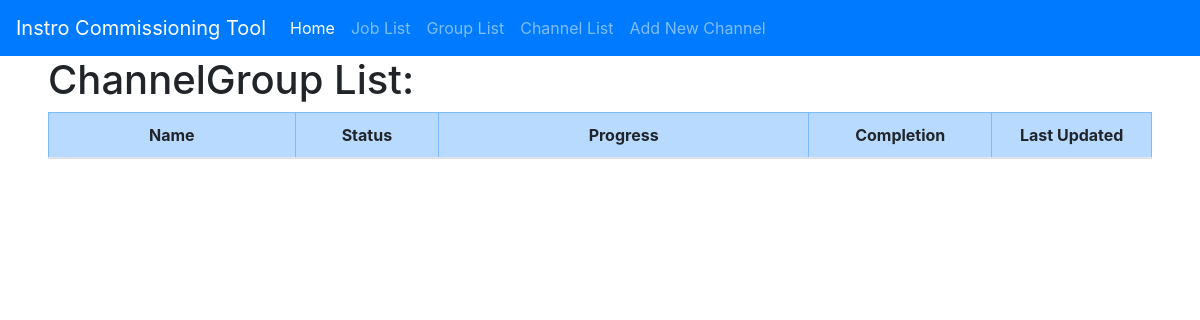
The page /group_list on the database as committed earlier.
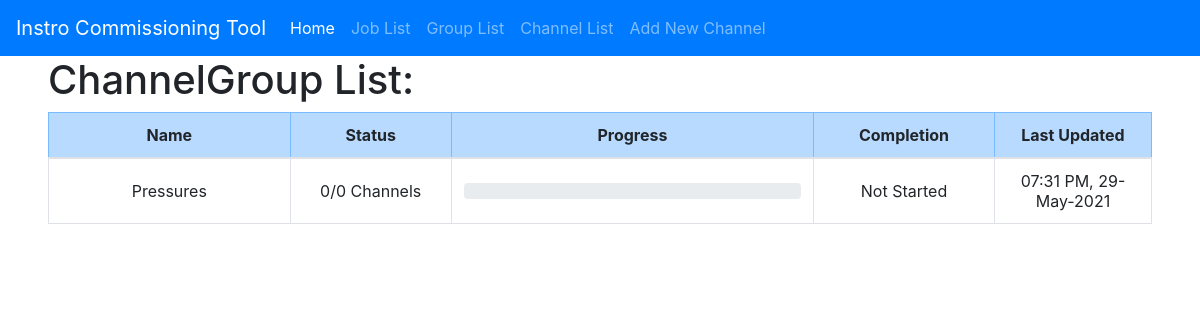
The same page on the database as committed later.
### app/models.py (models this page shows, shortened)
class ChannelGroup(db.Model):
	id = db.Column(db.Integer, primary_key=True)
	name = db.Column(db.String(32))
	last_updated = db.Column(db.DateTime, default=datetime.utcnow)
	channels = db.relationship('Channel', backref='channel_group', lazy='dynamic')
	job_id = db.Column(db.Integer, db.ForeignKey('job.id'))
	def all_channels(self):
		return Channel.query.filter_by(group_id=self.id).all()
	def num_channels(self):
		return Channel.query.filter_by(group_id=self.id).count()
	def status(self):
		channels = self.all_channels()
		num_passed = 0
		num_failed = 0
		num_untested = 0
		for ch in channels:
			comp = ch.completion()
			if comp == 'Untested' or comp == 'In-Progress': num_untested += 1
			if comp == 'Pass': num_passed += 1
			if comp == 'Fail': num_failed += 1
		result = {'passed': num_passed, 'failed': num_failed, 'untested': num_untested}
		return result
	def progress(self):
		total = self.num_channels()
		if total > 0:
			status = self.status()
			passed = (status['passed'] / total) * 100
			failed = (status['failed'] / total) * 100
			untested = (status['untested'] / total) * 100
		else:
			passed = 0
			failed = 0
			untested = 100
		result = {'passed': passed, 'failed': failed, 'untested': untested}
		return result
	def completion(self):
		total = self.num_channels()
		status = self.status()
		if status['untested'] == total:
			return 'Not Started'
		elif status['passed'] == total:
			return 'Complete'
		else:
			return 'In-Progress'

### app/main/routes.py (the view)
@bp.route('/group_list', methods=['GET', 'POST'])
def group_list():
    group_list = ChannelGroup.query.all()
    return render_template('group_list.html', title='Group List', group_list=group_list)

### app/templates/group_list.html (shortened to what this page needs)
{% extends "base.html" %}
{% block app_content %}
    <div>
        <h1>ChannelGroup List:</h1>
            <table class="table table-hover table-bordered align-middle">
                <thead>
                    <tr class="table-primary text-center align-middle">
                        <th class="align-middle" width="10%">Name</th>
                        <th class="align-middle" width="5%">Status</th>
                        <th class="align-middle" width="15%">Progress</th>
                        <th class="align-middle" width="5%">Completion</th>
                        <th class="align-middle" width="5%">Last Updated</th>
                    </tr>
                </thead>
                <tbody>
                    {% for group in group_list %}
                        {% include '_group.html' %}
                    {% endfor %}
                </tbody>
            </table>
    </div>
{% endblock %}

### app/templates/_group.html (shortened to what this page needs)
{% block app_content %}
<tr class="text-center" id="group-{{ group.id }}">
    {% set progress = group.progress() %}
    {% set status = group.status() %}
    <td class="align-middle">{{ group.name }}</td>
    <td class="align-middle">{{ status['passed'] }}/{{ group.num_channels() }} Channels</td>
    <td class="align-middle">
        <div class="row">
            <div class="col-12">
                <div class="progress">
                </div>
            </div>
        </div>
    </td>
    <td class="align-middle">{{ group.completion() }}</td>
    <td class="align-middle">{{ moment(group.last_updated).format("hh:mm A, DD-MMM-YYYY") }}</td>
</tr>
{% endblock %}

Rows that differ between the two databases and show on the page:
added ChannelGroup: name "Pressures", passed "0", num_channels "0", completion "Not Started", last_updated "07:31 PM, 29-May-2021"
